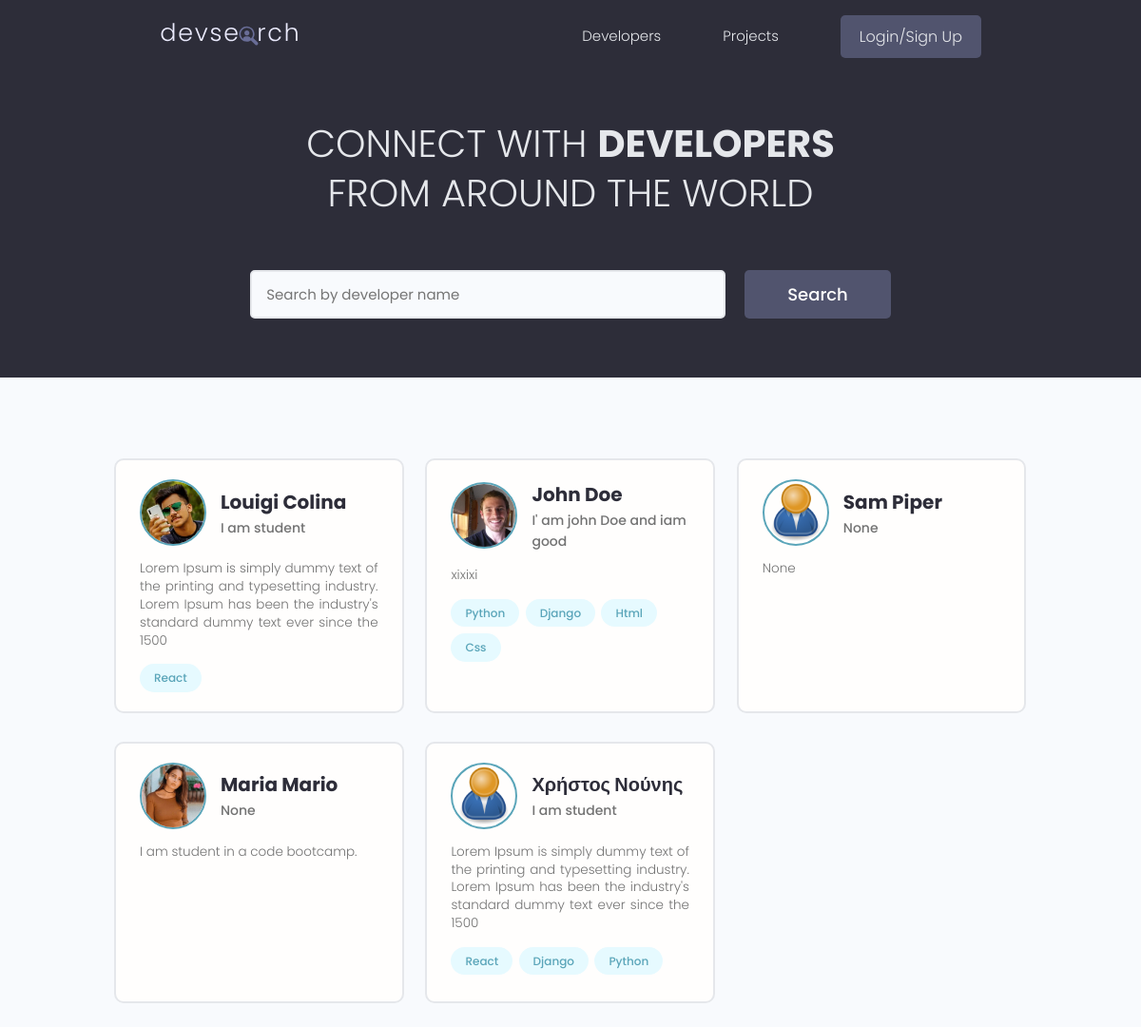
/, run on an earlier commit of the app's database.
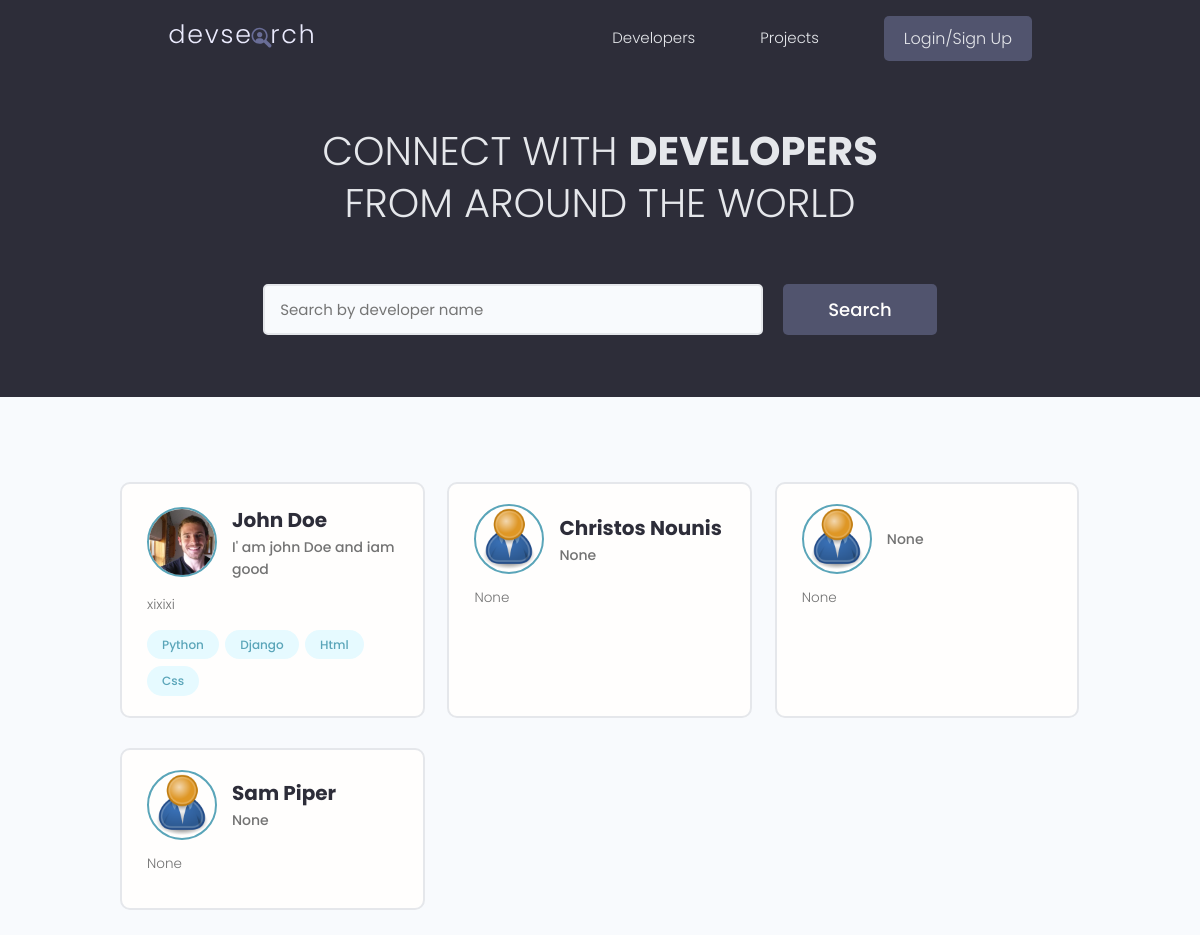
And on a later commit of the database.
### users/models.py (models this page shows, shortened)
class Profile(models.Model):
    user = models.OneToOneField(User, on_delete=models.CASCADE, null=True, blank=True)
    name = models.CharField(max_length=200, blank=True, null=True)
    email = models.EmailField(max_length=500, blank=True, null=True)
    username = models.CharField(max_length=200, blank=True, null=True)
    location = models.CharField(max_length=200, blank=True, null=True)
    short_intro = models.CharField(max_length=200, blank=True, null=True)
    bio = models.TextField(blank=True, null=True)
    profile_image = models.ImageField(null=True, blank=True, upload_to='profiles/', default='profiles/user-default.png')
    social_github = models.CharField(max_length=200, blank=True, null=True)
    social_twiter = models.CharField(max_length=200, blank=True, null=True)
    social_linkedin = models.CharField(max_length=200, blank=True, null=True)
    social_youtube = models.CharField(max_length=200, blank=True, null=True)
    social_website = models.CharField(max_length=200, blank=True, null=True)
    created = models.DateTimeField(auto_now_add=True)
    id = models.UUIDField(default=uuid.uuid4, unique=True,
                          primary_key=True, editable=False)

class Skill(models.Model):
    owner = models.ForeignKey(Profile, on_delete=models.CASCADE, null=True, blank=True)
    name = models.CharField(max_length=200, blank=True, null=True)
    description = models.TextField(null=True, blank=True)
    created = models.DateTimeField(auto_now_add=True)
    id = models.UUIDField(default=uuid.uuid4, unique=True,
                          primary_key=True, editable=False)
    def __str__(self):
        return str(self.name)

### users/views.py (the view)
# urls.py: path('', views.profiles, name='profiles'),
def profiles(request):
    profiles, search_query = searchProfiles(request)
    custom_range, profiles = paginationProfiles(request, profiles, 6)
    context = {
        'profiles':profiles,
        'search_query' : search_query,
        'custom_range' : custom_range,
    }
    return render(request, 'users/profiles.html', context)

### users/utils.py (called while the page is built)
def paginationProfiles(request, profiles, results):
    page = request.GET.get('page')
    paginator = Paginator(profiles, results)
    try:
        profiles = paginator.page(page)
    except PageNotAnInteger:
        page = 1
        profiles = paginator.page(page)
    except EmptyPage:
        page = paginator.num_pages
        profiles = paginator.page(page)
    leftIndex = (int(page) - 4)
    if leftIndex < 1:
        leftIndex = 1
    rightIndex = (int(page) + 5)
    if rightIndex > paginator.num_pages:
        rightIndex = paginator.num_pages + 1
    custom_range = range(leftIndex, rightIndex)
    return custom_range, profiles

def searchProfiles(request):
    search_query = ''
    if request.GET.get('search_query'):
        search_query = request.GET.get('search_query')
    skills = Skill.objects.filter(name__icontains=search_query)
    profiles = Profile.objects.distinct().filter(Q(name__icontains=search_query) |
                                                 Q(short_intro__icontains=search_query) |
                                                 Q(skill__in=skills))
    return profiles, search_query

### users/templates/users/profiles.html (shortened to what this page needs)
{% extends 'main.html' %} {% block content %}
<main class="home">
  <section class="hero-section text-center">
    <div class="container container--narrow">
      <div class="hero-section__box">
        <h2>CONNECT WITH <span>DEVELOPERS</span></h2>
        <h2>FROM AROUND THE WORLD</h2>
      </div>
      <div class="hero-section__search">
        <form id="searchForm" class="form" action="{% url 'profiles' %}" method="get">
          <div class="form__field">
            <input
              class="input input--text"
              id="formInput#search"
              type="text"
              name="search_query"
              value="{{search_query}}"
              placeholder="Search by developer name"
            />
          </div>
          <input class="btn btn--sub btn--lg" type="submit" value="Search" />
        </form>
      </div>
    </div>
  </section>
  <section class="devlist">
    <div class="container">
      <div class="grid grid--three">
        {% for profile in profiles %}
        <div class="column card">
          <div class="dev">
            <a href="{% url 'user-profile' profile.id %}" class="card__body">
              <div class="dev__profile">
                <img
                  class="avatar avatar--md"
                  src="{{ profile.profile_image.url }}"
                  alt="image"
                />
                <div class="dev__meta">
                  <h3>{{ profile.name }}</h3>
                  <h5>{{ profile.short_intro|slice:"60" }}</h5>
                </div>
              </div>
              <p class="dev__info">{{profile.bio|slice:"150"}}</p>
              <div class="dev__skills">
                {% for skill in profile.skill_set.all|slice:"5" %}
                <span class="tag tag--pill tag--main">
                  <small>{{skill}}</small>
                </span>
                {% endfor %}
              </div>
            </a>
          </div>
        </div>
        {% endfor %}
      </div>
    </div>
  </section>
</main>
{% endblock content %}

### templates/main.html (shortened to what this page needs)
<!DOCTYPE html>
{% load static %}
<html lang="en">
  <head>
    <link
      rel="stylesheet"
      href="https://cdn.iconmonstr.com/1.3.0/css/iconmonstr-iconic-font.min.css"
    />
    <link rel="stylesheet" href="{% static 'uikit/styles/uikit.css' %}" />
    <link rel="stylesheet" href="{% static 'styles/app.css' %}" />
  </head>
  <body>
    {% include 'navbar.html' %}
     {% block content %} {% endblock content %}
  </body>
</html>

### templates/navbar.html (shortened to what this page needs)
{% load static %}
<header class="header">
  <div class="container container--narrow">
    <a href="{% url 'profiles' %}" class="header__logo">
      <img src="{% static 'images/logo.svg' %}" alt="DevSearch Logo" />
    </a>
    <nav class="header__nav">
      <ul class="header__menu">
        <li class="header__menuItem">
          <a href="{% url 'profiles' %}">Developers</a>
        </li>
        <li class="header__menuItem">
          <a href="{% url 'projects' %}">Projects</a>
        </li>
        {% if request.user.is_authenticated %}
        <li class="header__menuItem"><a href="{% url 'inbox' %}">Inbox</a></li>
        <li class="header__menuItem">
          <a href="{% url 'account' %}">Account</a>
        </li>
        <li class="header__menuItem">
          <a href="{% url 'logout' %}" class="btn btn--sub">Logout</a>
        </li>
        {% else %}
        <li class="header__menuItem">
          <a href="{% url 'login' %}" class="btn btn--sub">Login/Sign Up</a>
        </li>
        {% endif %}
      </ul>
    </nav>
  </div>
</header>

### static/styles/app.css (style rules this page uses)
:root { --color-sub: #2d2d39; }
.btn--sub { background-color: var(--color-sub-light); }
.card { border: 2px solid var(--color-light); }
img { width: 100%; }
.header { position: sticky; z-index: 111; background-color: var(--color-sub); padding: 1.5rem 0; }
.header > .container { display: flex; justify-content: space-between; align-items: center; }
.header__logo > img { height: 3.8rem; }
.header__nav > ul { display: inline-flex; align-items: center; list-style: none; gap: 6.5rem; }
.header__menuItem > a { color: var(--color-light); font-weight: 300; }
.hero-section { height: 40vh; display: flex; align-items: center; background-color: var(--color-sub); }
.hero-section__box { margin-bottom: 4rem; }
.hero-section__box > h2, .hero-section__box > h2 > span { font-size: 4rem; color: var(--color-light); line-height: 1.3; text-transform: uppercase; }
.hero-section__box > h2 { font-weight: 300; }
.hero-section__box > h2 > span { font-weight: 700; }
.hero-section__search > .form { display: flex; align-items: center; justify-content: center; gap: 2rem; }
.hero-section__search > .form input.input--text { width: 50rem; }
.devlist { margin-top: 8rem; }
.devlist .grid { align-items: stretch; }
.devlist .dev .dev__profile { display: flex; align-items: center; gap: 1.5rem; }
.devlist .dev .dev__meta h3 { color: var(--color-sub); font-size: 2rem; font-weight: 700; }
.devlist .dev .dev__meta h5 { color: var(--color-text); font-size: 1.4rem; font-weight: 500; }
.devlist .dev .dev__info { margin: 1.5rem 0; font-size: 1.35rem; line-height: 1.4; text-align: justify; }

### static/uikit/styles/modules/_variables.css (style rules this page uses)
:root { --color-main: #5aa5b9; --color-main-light: #e6faff; --color-sub: #3f4156; --color-sub-light: #51546e; --color-sub-lighter: #ededfd; --color-text: #737373; --color-gray: #8b8b8b; --color-light: #e5e7eb; --color-light-gray: #767676; --color-bg: #f8fafd; --color-white: #fffefd; --color-white-light: #f3f3f3; --color-success: #359e64; --color-success-bg: #def8e8; --color-error: #fc4b0b; --color-error-bg: #fff2ee; --font-base: 'Poppins', arial, helvetica, 'Segoe UI', roboto, ubuntu, sans-serif; --font-monospace: 'Fira Code', 'Courier New', courier, monospace; --font-regular: 300; --font-medium: 500; --font-bold: 700; --generic-shadow: 1px 1px 5px #00000010; --generic-transition: all 0.3s ease-in-out; }

### static/uikit/styles/modules/_base.css (style rules this page uses)
* { margin: 0; padding: 0; box-sizing: border-box; text-rendering: optimizeLegibility; color: inherit; font-size: inherit; }
html { font-size: 50%; }
@media only screen and (min-width: 480px) { html { font-size: 56.25%; } }
@media only screen and (min-width: 1200px) { html { font-size: 62.5%; } }
body { line-height: 1.6; font-weight: 400; font-size: 1.5rem; color: var(--color-text); background-color: var(--color-bg); min-height: 100vh; }

### static/uikit/styles/modules/_typography.css (style rules this page uses)
* { font-family: var(--font-base); }
h2 { font-size: 3.6rem; font-weight: var(--font-bold); }
h3 { font-size: 3.2rem; font-weight: var(--font-medium); }
h5 { font-size: 2.4rem; font-weight: var(--font-medium); }
h5, h6 { font-weight: var(--font-regular); }
p, span, strong { font-size: 1.6rem; color: var(--color-text); font-weight: var(--font-regular); }
a { padding-bottom: 2px; text-decoration: none; display: inline-block; color: var(--color-main); font-weight: var(--font-medium); }

### static/uikit/styles/modules/_utilities.css (style rules this page uses)
.container { width: 92%; max-width: 165rem; margin: 0 auto; box-sizing: border-box; }
.container--narrow { width: 92%; max-width: 120rem; }
@media screen and (min-width: 1000px) { .container { width: 90%; } }
@media screen and (min-width: 1000px) { .container--narrow { width: 85%; } }
@media screen and (min-width: 1200px) { .container { width: 80%; } }
@media screen and (min-width: 1200px) { .container--narrow { width: 72%; } }
.text-center { text-align: center; }

### static/uikit/styles/modules/_avatar.css (style rules this page uses)
.avatar { border-radius: 50%; border: 2px solid var(--color-main); object-fit: cover; }
.avatar--md { height: 7rem; width: 7rem; }

### static/uikit/styles/modules/_button.css (style rules this page uses)
.btn { display: inline-block; position: relative; cursor: pointer; background-color: var(--color-light); font-weight: var(--font-medium); color: var(--color-sub); text-decoration: none; padding: 1rem 2rem; border-radius: 0.5rem; border: none; width: -webkit-fit-content; width: -moz-fit-content; width: fit-content; height: -webkit-fit-content; height: -moz-fit-content; height: fit-content; font-size: 1.6rem; outline-width: 0; outline-color: transparent; -webkit-backface-visibility: hidden; backface-visibility: hidden; transition: all 0.3s ease-in-out; }
.btn--sub { background-color: var(--color-sub); color: var(--color-white); }
.btn--lg { font-size: 1.8rem; padding: 1.2rem 4.5rem; }

What changed in the data, as far as the page shows it:
removed Profile: profile_image (picture), name "Louigi Colina", short_intro "I am student", bio "Lorem Ipsum is simply dummy text of the printing and typesetting industry. Lorem Ipsum has been the industry's standard dummy text ever since the 1500"
removed Skill: name "React", shown under "Louigi Colina"
removed Profile: profile_image (picture), name "Maria Mario", short_intro "None", bio "I am student in a code bootcamp."
removed Profile: profile_image (placeholder picture), name "Χρήστος Νούνης", short_intro "I am student", bio "Lorem Ipsum is simply dummy text of the printing and typesetting industry. Lorem Ipsum has been the industry's standard dummy text ever since the 1500"
removed Skill: name "React", shown under "Χρήστος Νούνης"
removed Skill: name "Django", shown under "Χρήστος Νούνης"
removed Skill: name "Python", shown under "Χρήστος Νούνης"
added Profile: profile_image (placeholder picture), name "Christos Nounis", short_intro "None", bio "None"
added Profile: profile_image (placeholder picture), short_intro "None", bio "None"
